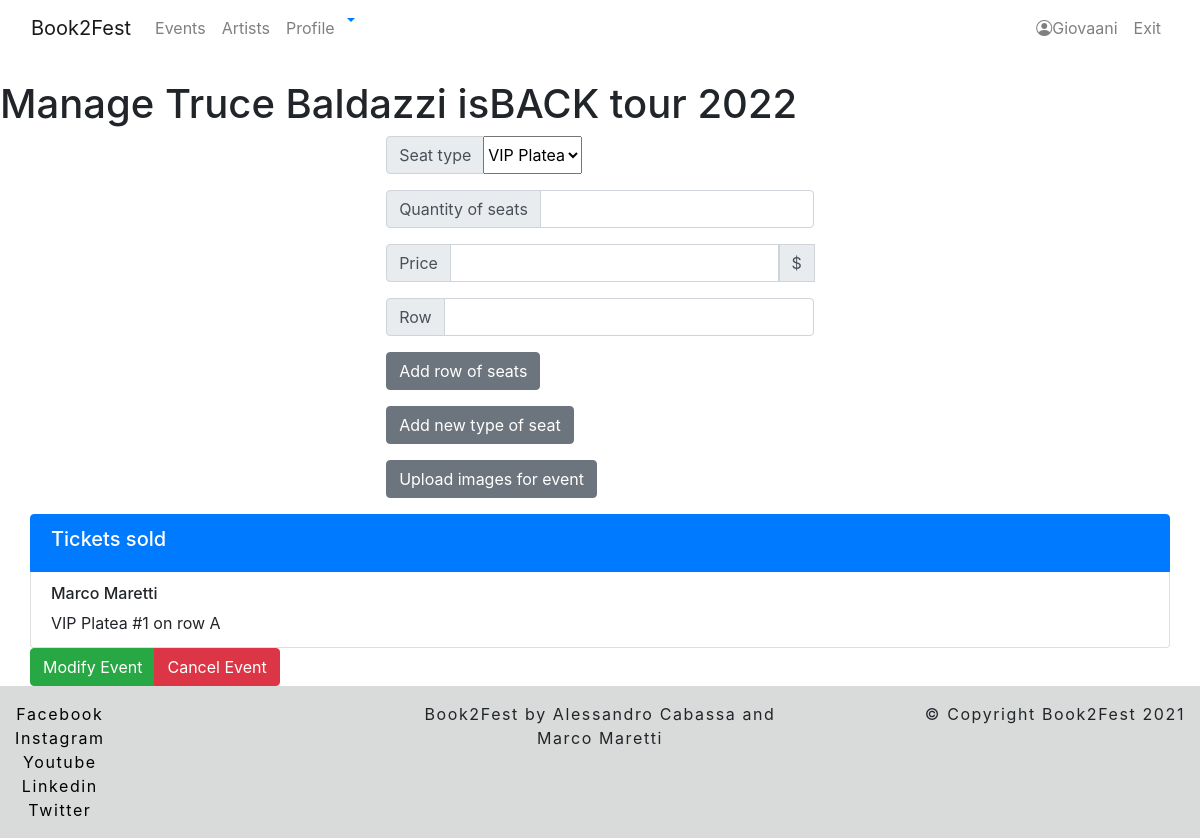
Screenshot of /book2fest/event/9/manage-seat (signed in) with the database file from the repository.
### book2fest/models.py (models this page shows, shortened)
class EventProfile(models.Model):
    user = models.ForeignKey(OrganizerProfile, related_name='event_user', on_delete=models.CASCADE)
    event_name = models.CharField(max_length=60)
    brief_description = models.TextField()
    description = models.TextField()
    artist_list = models.ManyToManyField(Artist)
    city = models.CharField(max_length=32)
    province = models.CharField(max_length=2)
    cap = models.CharField(max_length=5)
    country = models.CharField(max_length=32)
    address = models.CharField(max_length=32)
    how_to_reach = models.CharField(max_length=300)
    max_capacity = models.IntegerField()
    seats_available = models.IntegerField(default=None, blank=True, null=True)
    avg_rating = models.FloatField(default=None, blank=True, null=True)
    event_start = models.DateTimeField()
    event_end = models.DateTimeField()
    services = models.ManyToManyField(Service)# An event has many services, a service can be offered by many events (m to n)
    cancelled = models.BooleanField(default=False)

class Ticket(models.Model):
    seat = models.OneToOneField(Seat, related_name='ticket_seat', on_delete=models.CASCADE)
    user = models.ForeignKey(UserProfile, related_name="ticket_user", on_delete=models.CASCADE)
    delivery = models.ForeignKey(Delivery, related_name='ticket_delivery', on_delete=models.CASCADE)

class UserProfile(models.Model):
    user = models.OneToOneField(User, related_name='user_profile', on_delete=models.CASCADE)

class Seat(models.Model):   #TODO: i seats servono per tutti gli eventi?
    event = models.ForeignKey(EventProfile, related_name='seat_event', on_delete=models.CASCADE)
    name = models.CharField(max_length=32)
    row = models.CharField(max_length=1, blank=True)
    number = models.CharField(max_length=4, blank=True)
    price = models.FloatField()
    available = models.BooleanField(default=True)
    seat_type = models.ForeignKey(SeatType, related_name='seat_type', on_delete=models.CASCADE)

class SeatType(models.Model):
    name = models.CharField(max_length=32)

### book2fest/views.py (the view, shortened to what this page needs)
# urls.py: path('event/<int:pk>/manage-seat', ManageSeat.as_view(), name='manage-seat' ),
class ManageSeat(LoginRequiredMixin, OrganizerRequiredMixin, EventOwnerMixin, View):
    event_profile = None
    event_id = None
    def get(self, request, **kwargs):
        seat_types = SeatType.objects.all()
        event_seats = Seat.objects.all().filter(event=self.event_profile)
        event_tickets = Ticket.objects.all().filter(seat__in=event_seats).order_by('seat__row','seat__number')
        context = {'event': self.event_profile, 'seat_types': seat_types, 'tickets':event_tickets}
        return render(request, 'book2fest/seat/create.html', context)

### book2fest/mixin.py (called while the page is built)
    def dispatch(self, request, *args, **kwargs):
        try:
            self.profile = OrganizerProfile.objects.get(user=request.user)
            return super().dispatch(request, *args, **kwargs)
        except ObjectDoesNotExist:
            messages.error(request, "You have no authorization to access this page." )
            return redirect('book2fest:user-profile')

    def dispatch(self, request, *args, **kwargs):
        try:
            self.event_profile = EventProfile.objects.get(pk=kwargs.get('pk')) # checks if event exists
            if self.profile: #check id user is logged in
                if self.event_profile.user == self.profile: #checks if user is owner
                    return super().dispatch(request, *args, **kwargs)
        except ObjectDoesNotExist:
            messages.error(request,
                           "Ops.. something went wrong with your request. We can't find the page you are looking for :(")
            return redirect('homepage')
        messages.error(request,
                       "Ops.. something went wrong with your request. It seems that you are not authorized :(")
        return redirect('homepage')

### book2fest/templates/book2fest/seat/create.html (shortened to what this page needs)
{% extends 'base.html' %}
{% load crispy_forms_tags %}
{% block content %}
    <h1>Manage {{event.event_name}}</h1>
        <main class="content">
            <div class="row justify-content-md-center">
                <div class="col-md-auto">
                    <form action="{% url 'book2fest:manage-seat' event.pk %}" method="POST" enctype="multipart/form-data">
                        <div class="col">
                            <div class="input-group mb-3">
                                <div class="input-group-prepend">
                                    <span class="input-group-text">Seat type</span>
                                </div>
                                <select class="form-select" name="seat_type" id="seat_type" aria-label="Default select example">
                                    {% for type in seat_types %}
                                        <option value="{{type.pk}}" selected> {{type.name}}</option>
                                    {% endfor %}
                                </select>
                            </div>
                            <div class="input-group mb-3">
                                <div class="input-group-prepend">
                                    <span class="input-group-text">Quantity of seats</span>
                                </div>
                                <input type="text" name="quantity"  class="form-control" id="quantity" value="" required>
                            </div>
                            <div class="input-group mb-3">
                                <div class="input-group-prepend">
                                    <span class="input-group-text">Price</span>
                                </div>
                                <input type="text" name="price" id="'price" class="form-control" aria-label="Amount (to the nearest dollar)" required>
                                <div class="input-group-prepend">
                                    <span class="input-group-text">$</span>
                                </div>
                            </div>
                            <div class="input-group mb-3">
                                <div class="input-group-prepend">
                                    <span class="input-group-text">Row</span>
                                </div>
                                <input type="text" name="row" id="row" class="form-control" aria-label="Amount (to the nearest dollar)" required>
                            </div>
                            <div class="input-group mb-3">
                                <button type="submit" class="btn btn-secondary">Add row of seats</button>
                            </div>
                        </div>
                    </form>
                    <div class="col">
                        <div class="input-group mb-3">
                            <a href="{% url 'book2fest:seat-type-create' %}" class="btn btn-secondary">Add new type of seat</a>
                        </div>
                    </div>
                    <div class="col">
                        <div class="input-group mb-3">
                            <a href="{% url 'book2fest:event-images-upload' event.pk %}" class="btn btn-secondary">Upload images for event</a>
                        </div>
                    </div>
                </div>
            </div>
                <div class="col-md-auto">
                <div class="col-md-auto" style="overflow-y: scroll">
                    <ol class="list-group list-group-numbered" >
                        <li class="list-group-item d-flex justify-content-between align-items-start active">
                            <div class="ms-2 me-auto">
                                <div class="fw-bold"><h5>Tickets sold</h5></div>
                            </div>
                        </li>
                        {% for ticket in tickets %}
                            <li class="list-group-item d-flex justify-content-between align-items-start">
                                <div class="ms-2 me-auto">
                                    <div class="fw-bold"><h6>{{ ticket.user.user.first_name }} {{ ticket.user.user.last_name }}</h6></div>
                                    {{ ticket.seat.seat_type.name }} #{{ ticket.seat.number}} on row {{ ticket.seat.row }}
                                </div>
                            </li>
                        {% endfor %}
                    </ol>
                    <div class="btn-group">
                        {% if event.cancelled %}
                            <div class="alert alert-warning" role="alert">
                              The event has been cancelled. All users that bought tickets for the event have been warned. Click <a href="{% url 'book2fest:event-cancel'  event.pk %}">this link </a> to reset the event.
                            </div>
                        {% else %}
                            <a href="{% url 'book2fest:event-update' event.pk %}" class="btn btn-success" aria-current="page">Modify Event</a>
                            <a href="{% url 'book2fest:event-cancel'  event.pk %}" class="btn btn-danger">Cancel Event </a>
                        {% endif %}
                    </div>
                </div>
                </div>
        </main>
{% endblock %}

### templates/navbar.html (shortened to what this page needs)
{% load notifications_tags %}
<header>
    <nav class="navbar navbar-expand-md navbar-light bg-white fixed-top">
        <div class="container-fluid">
            <a class="navbar-brand" href="{% url 'homepage' %}">Book2Fest</a>
            <div class="collapse navbar-collapse justify-content-between " id="navbarCollapse">
                <ul class="navbar-nav me-auto mb-2 mb-md-0 ">
                    <li class="nav-item">
                        <a class="nav-link" aria-current="page" href="{% url 'book2fest:event-list' %}">Events</a>
                    </li>
                    <li class="nav-item">
                        <a class="nav-link" href="{% url 'book2fest:artist-list' %}">Artists</a>
                    </li>
                    <li class="nav-item">
                        <a class="nav-link" href="{% url 'book2fest:profile' %}">Profile</a>
                    </li>
                    <li class="dropdown">
                        <a href="#" class="dropdown-toggle" data-toggle="dropdown">
                        </a>
                    </li>
                </ul>
                <ul class="navbar-nav">
                    <li class="nav-item">
                        {% if not user.is_authenticated %}
                            <ul class="navbar-nav me-auto mb-2 mb-md-0 ">
                                <li class="nav-item">
                                    <a class="nav-link" href="{% url 'login' %}">Log in</a>
                                </li>
                                <li>
                                    <a class="nav-link" href="{% url 'user-create' %}">Register</a>
                                </li>
                            </ul>
                        {% else %}
                            <ul class="navbar-nav me-auto mb-2 mb-md-0 ">
                                <li class="nav-item">
                            <a class="nav-link" href="{% url 'book2fest:profile' %}"><i class="bi bi-person-circle"></i>{{ user.username }}</a>
                                </li>
                                <li>
                                    <a class="nav-link" href="{% url 'logout' %}">Exit</a>
                                </li>
                            </ul>
                        {% endif %}
                    </li>
                </ul>
            </div>
        </div>
    </nav>
</header>

### static/css/main.css (style rules this page uses)
body { margin-top: 5rem; overflow-x: hidden; }

### rows the page displays
EventProfile: event_name "Truce Baldazzi isBACK tour 2022"
Ticket: user.user.first_name "Marco", user.user.last_name "Maretti", seat.seat_type.name "VIP Platea", seat.number "1", seat.row "A"

### other values shown
{{ user.username }} "Giovaani"
form field seat_type "VIP Platea"
